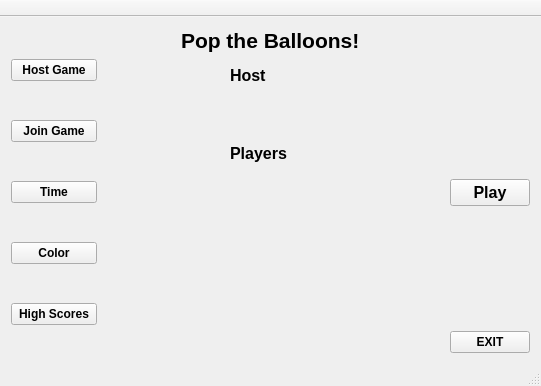
<?xml version="1.0" encoding="UTF-8"?>
<ui version="4.0">
 <class>MainWindow</class>
 <widget class="QMainWindow" name="MainWindow">
  <property name="geometry">
   <rect>
    <x>0</x>
    <y>0</y>
    <width>541</width>
    <height>386</height>
   </rect>
  </property>
  <property name="windowTitle">
   <string>MainWindow</string>
  </property>
  <widget class="QWidget" name="centralWidget">
   <layout class="QVBoxLayout" name="verticalLayout_4">
    <item>
     <layout class="QHBoxLayout" name="horizontalLayout">
      <item>
       <spacer name="horizontalSpacer">
        <property name="orientation">
         <enum>Qt::Horizontal</enum>
        </property>
        <property name="sizeHint" stdset="0">
         <size>
          <width>40</width>
          <height>20</height>
         </size>
        </property>
       </spacer>
      </item>
      <item>
       <widget class="QLabel" name="label">
        <property name="font">
         <font>
          <pointsize>16</pointsize>
          <weight>75</weight>
          <bold>true</bold>
         </font>
        </property>
        <property name="text">
         <string>Pop the Balloons!</string>
        </property>
        <property name="scaledContents">
         <bool>false</bool>
        </property>
       </widget>
      </item>
      <item>
       <spacer name="horizontalSpacer_2">
        <property name="orientation">
         <enum>Qt::Horizontal</enum>
        </property>
        <property name="sizeHint" stdset="0">
         <size>
          <width>40</width>
          <height>20</height>
         </size>
        </property>
       </spacer>
      </item>
     </layout>
    </item>
    <item>
     <layout class="QHBoxLayout" name="horizontalLayout_8">
      <item>
       <layout class="QVBoxLayout" name="verticalLayout">
        <item>
         <widget class="QPushButton" name="HostButton">
          <property name="font">
           <font>
            <weight>75</weight>
            <bold>true</bold>
           </font>
          </property>
          <property name="text">
           <string>Host Game</string>
          </property>
         </widget>
        </item>
        <item>
         <spacer name="verticalSpacer">
          <property name="orientation">
           <enum>Qt::Vertical</enum>
          </property>
          <property name="sizeHint" stdset="0">
           <size>
            <width>86</width>
            <height>13</height>
           </size>
          </property>
         </spacer>
        </item>
        <item>
         <widget class="QPushButton" name="JoinButton">
          <property name="font">
           <font>
            <weight>75</weight>
            <bold>true</bold>
           </font>
          </property>
          <property name="text">
           <string>Join Game</string>
          </property>
         </widget>
        </item>
        <item>
         <spacer name="verticalSpacer_2">
          <property name="orientation">
           <enum>Qt::Vertical</enum>
          </property>
          <property name="sizeHint" stdset="0">
           <size>
            <width>86</width>
            <height>13</height>
           </size>
          </property>
         </spacer>
        </item>
        <item>
         <widget class="QPushButton" name="SelectTimeButton">
          <property name="font">
           <font>
            <weight>75</weight>
            <bold>true</bold>
           </font>
          </property>
          <property name="text">
           <string>Time</string>
          </property>
         </widget>
        </item>
        <item>
         <spacer name="verticalSpacer_3">
          <property name="orientation">
           <enum>Qt::Vertical</enum>
          </property>
          <property name="sizeHint" stdset="0">
           <size>
            <width>86</width>
            <height>13</height>
           </size>
          </property>
         </spacer>
        </item>
        <item>
         <widget class="QPushButton" name="SelectColorButton">
          <property name="font">
           <font>
            <weight>75</weight>
            <bold>true</bold>
           </font>
          </property>
          <property name="text">
           <string>Color</string>
          </property>
         </widget>
        </item>
        <item>
         <spacer name="verticalSpacer_4">
          <property name="orientation">
           <enum>Qt::Vertical</enum>
          </property>
          <property name="sizeHint" stdset="0">
           <size>
            <width>86</width>
            <height>13</height>
           </size>
          </property>
         </spacer>
        </item>
        <item>
         <widget class="QPushButton" name="HighScoreButton">
          <property name="font">
           <font>
            <pointsize>9</pointsize>
            <weight>75</weight>
            <bold>true</bold>
           </font>
          </property>
          <property name="text">
           <string>High Scores</string>
          </property>
         </widget>
        </item>
       </layout>
      </item>
      <item>
       <spacer name="horizontalSpacer_4">
        <property name="orientation">
         <enum>Qt::Horizontal</enum>
        </property>
        <property name="sizeHint" stdset="0">
         <size>
          <width>127</width>
          <height>20</height>
         </size>
        </property>
       </spacer>
      </item>
      <item>
       <layout class="QVBoxLayout" name="verticalLayout_2">
        <item>
         <widget class="QLabel" name="HostLabel">
          <property name="font">
           <font>
            <pointsize>12</pointsize>
            <weight>75</weight>
            <bold>true</bold>
           </font>
          </property>
          <property name="text">
           <string>Host</string>
          </property>
         </widget>
        </item>
        <item>
         <layout class="QHBoxLayout" name="horizontalLayout_3">
          <item>
           <widget class="QLabel" name="HostColorLabel">
            <property name="text">
             <string/>
            </property>
           </widget>
          </item>
          <item>
           <widget class="QLabel" name="HostNameLabel">
            <property name="text">
             <string/>
            </property>
           </widget>
          </item>
          <item>
           <spacer name="horizontalSpacer_6">
            <property name="orientation">
             <enum>Qt::Horizontal</enum>
            </property>
            <property name="sizeHint" stdset="0">
             <size>
              <width>40</width>
              <height>20</height>
             </size>
            </property>
           </spacer>
          </item>
         </layout>
        </item>
        <item>
         <widget class="QLabel" name="PlayersLabel">
          <property name="font">
           <font>
            <pointsize>12</pointsize>
            <weight>75</weight>
            <bold>true</bold>
           </font>
          </property>
          <property name="text">
           <string>Players</string>
          </property>
         </widget>
        </item>
        <item>
         <layout class="QHBoxLayout" name="horizontalLayout_4">
          <item>
           <widget class="QLabel" name="Player2ColorLabel">
            <property name="text">
             <string/>
            </property>
           </widget>
          </item>
          <item>
           <widget class="QLabel" name="Player2NameLabel">
            <property name="text">
             <string/>
            </property>
           </widget>
          </item>
          <item>
           <spacer name="horizontalSpacer_7">
            <property name="orientation">
             <enum>Qt::Horizontal</enum>
            </property>
            <property name="sizeHint" stdset="0">
             <size>
              <width>40</width>
              <height>20</height>
             </size>
            </property>
           </spacer>
          </item>
         </layout>
        </item>
        <item>
         <layout class="QHBoxLayout" name="horizontalLayout_5">
          <item>
           <widget class="QLabel" name="Player3ColorLabel">
            <property name="text">
             <string/>
            </property>
           </widget>
          </item>
          <item>
           <widget class="QLabel" name="Player3NameLabel">
            <property name="text">
             <string/>
            </property>
           </widget>
          </item>
          <item>
           <spacer name="horizontalSpacer_8">
            <property name="orientation">
             <enum>Qt::Horizontal</enum>
            </property>
            <property name="sizeHint" stdset="0">
             <size>
              <width>40</width>
              <height>20</height>
             </size>
            </property>
           </spacer>
          </item>
         </layout>
        </item>
        <item>
         <layout class="QHBoxLayout" name="horizontalLayout_6">
          <item>
           <widget class="QLabel" name="Player4ColorLabel">
            <property name="text">
             <string/>
            </property>
           </widget>
          </item>
          <item>
           <widget class="QLabel" name="Player4NameLabel">
            <property name="text">
             <string/>
            </property>
           </widget>
          </item>
          <item>
           <spacer name="horizontalSpacer_9">
            <property name="orientation">
             <enum>Qt::Horizontal</enum>
            </property>
            <property name="sizeHint" stdset="0">
             <size>
              <width>40</width>
              <height>20</height>
             </size>
            </property>
           </spacer>
          </item>
         </layout>
        </item>
        <item>
         <layout class="QHBoxLayout" name="horizontalLayout_7">
          <item>
           <widget class="QLabel" name="Player5ColorLabel">
            <property name="text">
             <string/>
            </property>
           </widget>
          </item>
          <item>
           <widget class="QLabel" name="Player5NameLabel">
            <property name="text">
             <string/>
            </property>
           </widget>
          </item>
          <item>
           <spacer name="horizontalSpacer_10">
            <property name="orientation">
             <enum>Qt::Horizontal</enum>
            </property>
            <property name="sizeHint" stdset="0">
             <size>
              <width>40</width>
              <height>20</height>
             </size>
            </property>
           </spacer>
          </item>
         </layout>
        </item>
       </layout>
      </item>
      <item>
       <spacer name="horizontalSpacer_5">
        <property name="orientation">
         <enum>Qt::Horizontal</enum>
        </property>
        <property name="sizeHint" stdset="0">
         <size>
          <width>124</width>
          <height>20</height>
         </size>
        </property>
       </spacer>
      </item>
      <item>
       <layout class="QVBoxLayout" name="verticalLayout_3">
        <item>
         <spacer name="verticalSpacer_5">
          <property name="orientation">
           <enum>Qt::Vertical</enum>
          </property>
          <property name="sizeHint" stdset="0">
           <size>
            <width>20</width>
            <height>40</height>
           </size>
          </property>
         </spacer>
        </item>
        <item>
         <widget class="QPushButton" name="PlayButton">
          <property name="font">
           <font>
            <pointsize>12</pointsize>
            <weight>75</weight>
            <bold>true</bold>
           </font>
          </property>
          <property name="text">
           <string>Play</string>
          </property>
         </widget>
        </item>
        <item>
         <spacer name="verticalSpacer_6">
          <property name="orientation">
           <enum>Qt::Vertical</enum>
          </property>
          <property name="sizeHint" stdset="0">
           <size>
            <width>20</width>
            <height>40</height>
           </size>
          </property>
         </spacer>
        </item>
       </layout>
      </item>
     </layout>
    </item>
    <item>
     <layout class="QHBoxLayout" name="horizontalLayout_2">
      <item>
       <spacer name="horizontalSpacer_3">
        <property name="orientation">
         <enum>Qt::Horizontal</enum>
        </property>
        <property name="sizeHint" stdset="0">
         <size>
          <width>40</width>
          <height>20</height>
         </size>
        </property>
       </spacer>
      </item>
      <item>
       <widget class="QPushButton" name="ExitMenuButton">
        <property name="font">
         <font>
          <weight>75</weight>
          <bold>true</bold>
         </font>
        </property>
        <property name="text">
         <string>EXIT</string>
        </property>
       </widget>
      </item>
     </layout>
    </item>
   </layout>
  </widget>
  <widget class="QToolBar" name="mainToolBar">
   <property name="movable">
    <bool>false</bool>
   </property>
   <property name="allowedAreas">
    <set>Qt::TopToolBarArea</set>
   </property>
   <attribute name="toolBarArea">
    <enum>TopToolBarArea</enum>
   </attribute>
   <attribute name="toolBarBreak">
    <bool>false</bool>
   </attribute>
  </widget>
  <widget class="QStatusBar" name="statusBar"/>
 </widget>
 <layoutdefault spacing="6" margin="11"/>
 <resources/>
 <connections/>
</ui>
